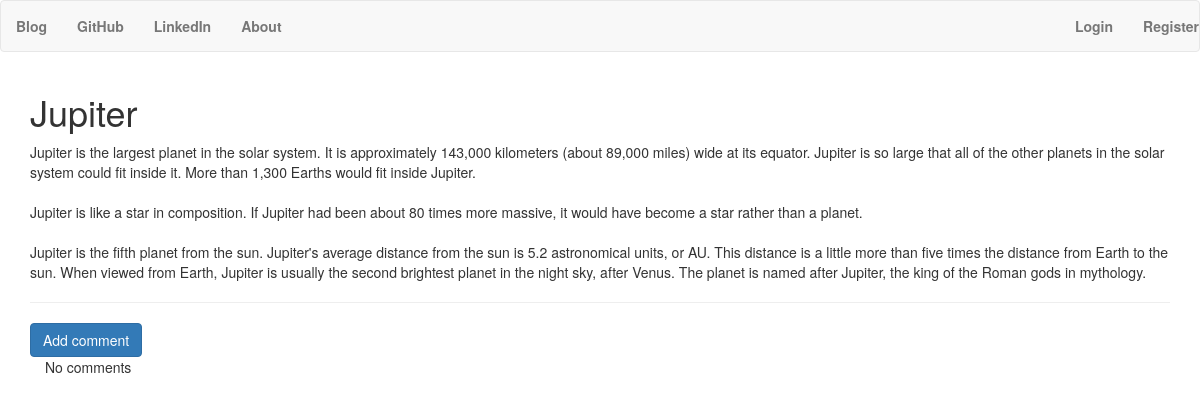
/blogpost/12/, run on the app's committed database.
### blog/models.py (models this page shows, shortened)
class BlogPost(models.Model):
    author = models.ForeignKey('auth.User',on_delete=models.CASCADE)
    title = models.CharField(max_length=50)
    text = models.TextField()
    created_date = models.DateTimeField(default=timezone.now)
    published_date = models.DateTimeField(blank=True,null=True)

### blog/views.py (the view)
# urls.py: path('blogpost/<int:pk>/',views.BlogPostDetailView.as_view(),name='blogpost_detail'),
class BlogPostDetailView(DetailView):
    model = BlogPost
    def get_context_data(self, **kwargs):
        context = super().get_context_data(**kwargs)
        context['comments'] = BlogComment.objects.filter(post=context['blogpost'])
        return context

### blog/templates/blog/blogpost_detail.html (shortened to what this page needs)
{% extends 'blog/base.html' %}
{% block content %}
    <h1 class = "posttitle loader">{{ blogpost.title}}</h1>
    <p class='postcontent'>{{ blogpost.text|safe|linebreaksbr}}</p>
    <hr>
    {% if user.is_authenticated%}
    <a href="{% url 'add_comment_to_post' pk=blogpost.pk %}" class="btn btn-primary btn-comment">Add comment</a>
    {% else %}
    <a href="{% url 'register' %}" class="btn btn-primary btn-comment">Add comment</a>
    {% endif %}
    <div class="container">
        {% for comment in comments %}
            <br>
            {% if user.is_authenticated or comment.approved_comment %}
                {{ comment.created_date }}
                {% if not comment.approved_comment %}
                    <a href="{% url 'comment_remove' pk=comment.pk %}" class="btn btn-default">
                        <span class="glyphicon glyphicon-remove">remove</span>
                    </a>
                    <a href="{% url 'comment_approve' pk=comment.pk %}" class="btn btn-primary">
                        <span class="glyphicon glyphicon-ok">approve</span>
                    </a>
                {% endif %}
                <p>{{ comment.text|safe|linebreaks }}</p>
                <p>Posted by: {{ comment.author }}</p>
            {% endif %}
        {% empty %}
            <p>No comments</p>
        {% endfor %}
    </div>
{% endblock content %}

### blog/static/css/styles.css (style rules this page uses)
body { background-image: url("https://coolwallpapers.me/th700/5290495-pencil-wooden-color-tip-point-white-desk-art-drawing-draw-work-space-white-background-minimal-simple-writing-write-blogging-blog-business-png-images.jpg"); background-position: center; background-repeat: no-repeat; background-size: cover; }

### data on the page
BlogPost: title "Jupiter", text "Jupiter is the largest planet in the solar system. It is approximately 143,000 kilometers (about 89,000 miles) wide at its equator. Jupiter is so large that all of the other planets in the solar system could fit inside it. More than 1,300 Earths would fit inside Jupiter. Jupiter is like a star in composition. If Jupiter had been about 80 times more massive, it would have become a star rather than a planet. Jupiter is the fifth planet from the sun. Jupiter's average distance from the sun is 5.2 astronomical units, or AU. This distance is a little more than five times the distance from Earth to the sun. When viewed from Earth, Jupiter is usually the second brightest planet in the night sky,…"
